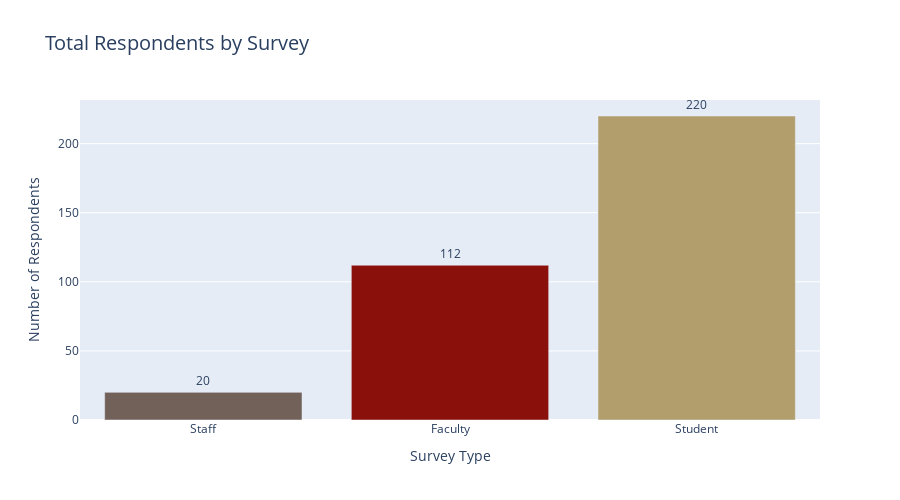

This figure's notebook cell:
### Code cell
# Analyze all surveys


all_importance = []
all_ranking = []
all_open_ended = []

for survey_name, file_path in surveys.items():
    try:
        imp, rank, open_end, total = analyze_survey(file_path, survey_name)
        all_importance.extend(imp)
        all_ranking.extend(rank)
        all_open_ended.extend(open_end)
    except FileNotFoundError:
        print(f"⚠️  Warning: {file_path} not found. Skipping...")
    except Exception as e:
        print(f"⚠️  Error processing {file_path}: {str(e)}")


# Create visualization
print(f"\n{'='*80}")
print("Creating survey summary visualization...")
print('='*80)

# Convert survey summaries to DataFrame
summary_df = pd.DataFrame(survey_summaries)

# BC colors for each bar
bc_colors = ['#726158','#8a100b', '#b29d6c']  # maroon, gold, gray

# Create simple bar chart
fig = go.Figure()

fig.add_trace(
    go.Bar(
        x=summary_df['Survey'],
        y=summary_df['Total Respondents'],
        marker_color=bc_colors,
        text=summary_df['Total Respondents'],
        textposition='outside',
    )
)

fig.update_layout(
    title_text="Total Respondents by Survey",
    title_font_size=20,
    xaxis_title="Survey Type",
    yaxis_title="Number of Respondents",
    height=500,
    showlegend=False
)

fig.show()

### Figure 1 — Plotly figure (JSON) as saved in the notebook; plotly's stock layout.template omitted (floating-point values rounded to 4 significant figures)
{"data": [{"marker": {"color": ["#726158", "#8a100b", "#b29d6c"]}, "text": [20.0, 112.0, 220.0], "textposition": "outside", "type": "bar", "x": ["Staff", "Faculty", "Student"], "y": [20, 112, 220]}], "layout": {"height": 500, "showlegend": false, "title": {"font": {"size": 20}, "text": "Total Respondents by Survey"}, "xaxis": {"title": {"text": "Survey Type"}}, "yaxis": {"title": {"text": "Number of Respondents"}}}}
